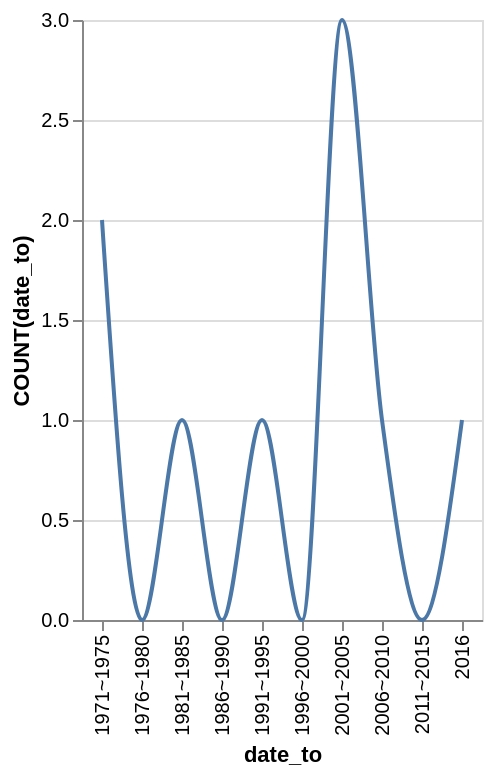

Describe this chart as a Vega-Lite specification.
### Vega-Lite specification from a JSON file in a GitHub repository (floating-point values rounded to 4 significant figures)
{"data": {"values": [{"x_data": "1971~1975", "y_data": 2}, {"x_data": "1976~1980", "y_data": 0}, {"x_data": "1981~1985", "y_data": 1}, {"x_data": "1986~1990", "y_data": 0}, {"x_data": "1991~1995", "y_data": 1}, {"x_data": "1996~2000", "y_data": 0}, {"x_data": "2001~2005", "y_data": 3}, {"x_data": "2006~2010", "y_data": 1}, {"x_data": "2011~2015", "y_data": 0}, {"x_data": "2016", "y_data": 1}]}, "mark": {"type": "line", "interpolate": "monotone"}, "encoding": {"x": {"field": "x_data", "type": "nominal", "title": "date_to", "sort": "ascending"}, "y": {"field": "y_data", "type": "quantitative", "title": "COUNT(date_to)"}}}
